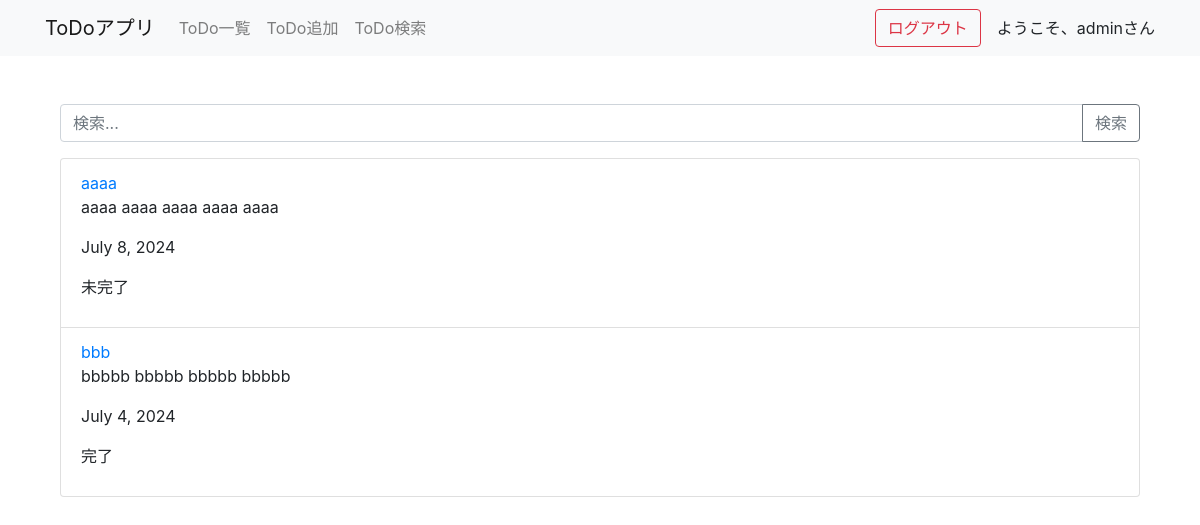
Before: /search/ (signed in) with the older database file.
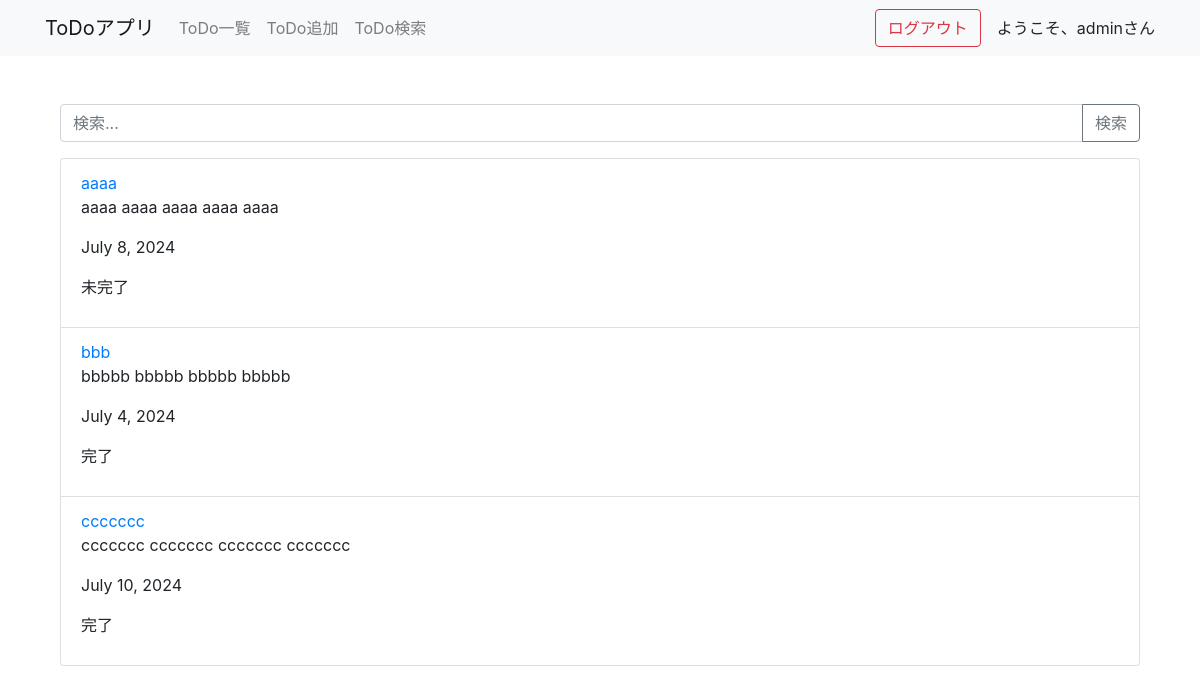
After: the same page with the newer database file.
### todo_app/models.py (models this page shows, shortened)
class Post(models.Model):
    title = models.CharField(max_length=40)
    text = models.TextField()
    date = models.DateField()
    status = models.CharField(
        max_length = 100,
        choices = CATEGORY
    )
    user = models.ForeignKey(User, on_delete=models.CASCADE)

### todo_app/views.py (the view)
# urls.py: path('search/', views.SearchTodoView.as_view(), name='todo-search'),
class SearchTodoView(ListView):
    model = Post
    template_name = 'todo/todo_search.html'
    context_object_name = 'posts'
    def get_queryset(self):
        query = self.request.GET.get('q')
        user = self.request.user
        if query:
            return Post.objects.filter(
                (Q(title__icontains=query) | Q(text__icontains=query)) & Q(user=user)
            )
        return Post.objects.filter(user=user)
    def get_context_data(self, **kwargs):
        context = super().get_context_data(**kwargs)
        context['query'] = self.request.GET.get('q', '')
        return context

### todo_app/templates/todo/todo_search.html (shortened to what this page needs)
{% extends 'base.html' %}
{% block content %}
<div class="container">
    <form method="get" action="{% url 'todo-search' %}" class="mt-4">
        <div class="input-group mb-3">
            <input type="text" name="q" class="form-control" placeholder="検索..." value="{{ query }}">
            <div class="input-group-append">
                <button type="submit" class="btn btn-outline-secondary">検索</button>
            </div>
        </div>
    </form>
    <ul class="list-group">
        {% for post in posts %}
            <li class="list-group-item">
                <a href="{% url 'todo-detail' post.pk %}">{{ post.title }}</a>
                <p>{{ post.text }}</p>
                <p>{{ post.date }}</p>
                <p>{{ post.get_status_display }}</p>
            </li>
        {% empty %}
            <li class="list-group-item">ToDoはありません。</li>
        {% endfor %}
    </ul>
</div>
{% endblock content %}

Changed rows visible on the page:
added Post: title "ccccccc", text "ccccccc ccccccc ccccccc ccccccc", date "July 10, 2024", status "完了"
